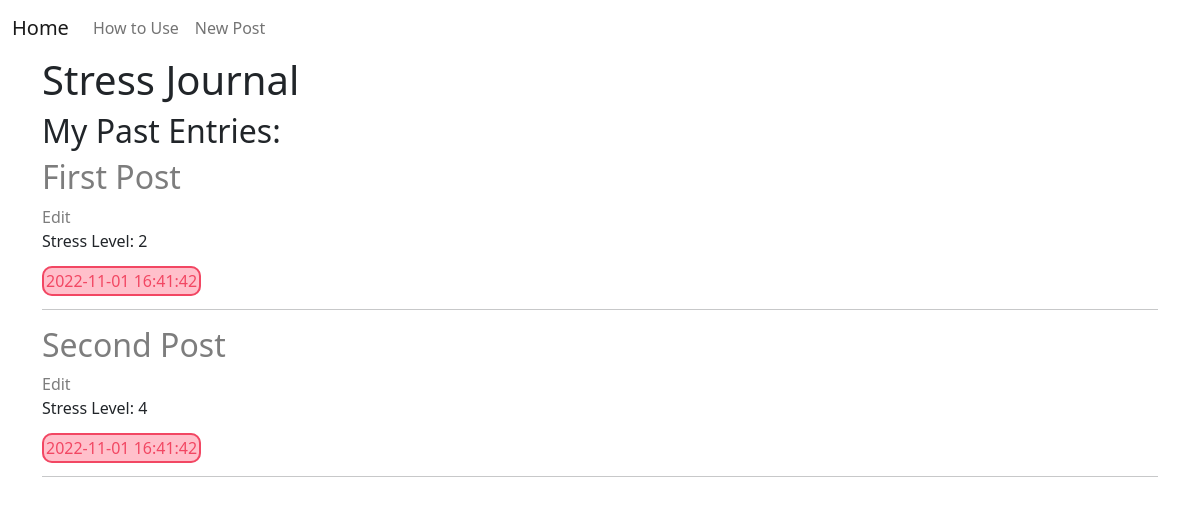
The app's page /, older data.
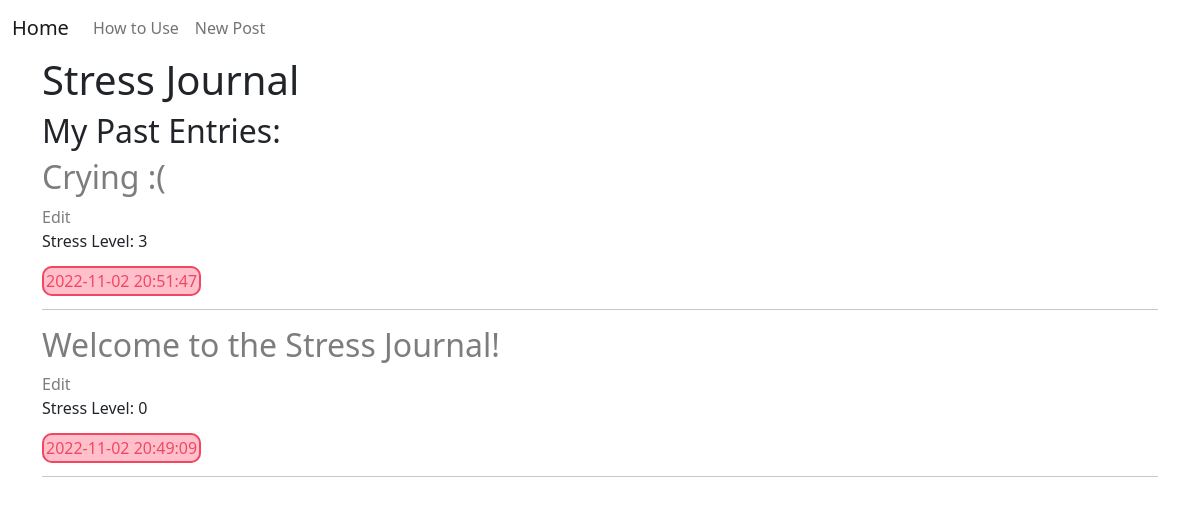
The same page, newer data.
### tables this page shows
CREATE TABLE posts (
    id INTEGER PRIMARY KEY AUTOINCREMENT,
    created TIMESTAMP NOT NULL DEFAULT CURRENT_TIMESTAMP,
    title TEXT NOT NULL,
    rating INTEGER NOT NULL,
    content TEXT NOT NULL
);

### main.py (the view)
@app.route('/')
def home():
    conn = get_db_connection()
    posts = conn.execute('SELECT * FROM posts ORDER BY created DESC').fetchall()
    conn.close()
    return render_template('index.html', posts=posts)

### main.py (called while the page is built)
def get_db_connection():
    conn = sqlite3.connect('database.db')
    conn.row_factory = sqlite3.Row
    return conn

### templates/index.html
{% extends 'base.html' %}
{% block content %}
    <h1>{% block title %}Stress Journal{% endblock %}</h1>
    <h2>My Past Entries:</h2>
    {% for post in posts %}
        <a class="title" href="{{ url_for('post', post_id=post['id']) }}">
            <h2 class="title">{{ post['title'] }}</h2>
        </a>
        <a  class="title" href="{{ url_for('edit', id=post['id']) }}">
            <span class="title">Edit</span>
        </a>
        <p class="rating">Stress Level: {{ post['rating' ]}}</p>
        <span class="time-stamp">{{ post['created'] }}</span>
        <hr>
    {% endfor %}
{% endblock %}

### templates/base.html (shortened to what this page needs)
<!doctype html>
<html lang="en">
  <head>
    <link rel="stylesheet" href="../static/css/style.css">
    <link href="https://cdn.jsdelivr.net/npm/bootstrap@5.0.2/dist/css/bootstrap.min.css" rel="stylesheet">
  </head>
  <body>
    <nav class="navbar navbar-expand-lg navbar-light navbar-fixed-top">
      <div class="container-fluid">
        <a class="navbar-brand" href="/">Home</a>
        <div class="collapse navbar-collapse" id="navbarNav">
          <ul class="navbar-nav">
          <li class="nav-item">
              <a class="nav-link" href="/how-to-use">How to Use</a>
          </li>
          <li class="nav-item">
              <a class="nav-link" href="{{url_for('create')}}">New Post</a>
          </li>
          </ul>
      </div>
    </nav>
    <div class="container">
        {% block content %} {% endblock %}
    </div>
  </body>
</html>

### static/css/style.css (style rules this page uses)
.time-stamp { color: rgb(242, 71, 99); border: 2px; border-color: rgb(242, 71, 99); border-style: solid; background-color: pink; padding: 2px; border-radius: 10px; }
.title { color: rgb(125, 125, 125); text-decoration: none; }

Row changes from the older to the newer data that the page shows:
removed posts: title "First Post", rating "2", created "2022-11-01 16:41:42"
removed posts: title "Second Post", rating "4", created "2022-11-01 16:41:42"
added posts: title "Crying :(", rating "3", created "2022-11-02 20:51:47"
added posts: title "Welcome to the Stress Journal!", rating "0", created "2022-11-02 20:49:09"
